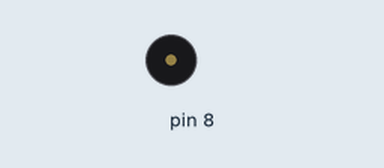
Simulated run of this sketch. Board: Arduino Uno, built with avr-gcc and run on an emulated ATmega328P. On the bench: buzzer (waves = sounding).

Above: at 0.14 s.
Timing chart, 0 to 3.0 s (numbered marks = the images above):
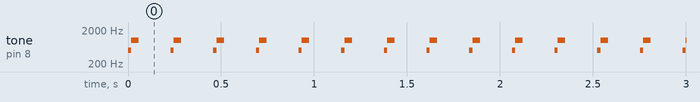

The sketch:

tone_generation.ino
```cpp
int pitch = 1000;
int tone1Counter = 0;
void setup(){

}

void loop(){
  //tone(8, pitch, 20);
  playTone1();
}

void playTone1() {
   tone1Counter++;

   if(tone1Counter==10){
      tone(8, 500, 40);
      //noTone(8);
   } else if(tone1Counter == 5000){
     noTone(8);
     tone(8, 1000, 40);
   }


}
```

Measured:
- by itself, tone on pin 8: repeats every 0.23 s: 1000 Hz 0.04 s, silent 0.17 s, 500 Hz 0.02 s
